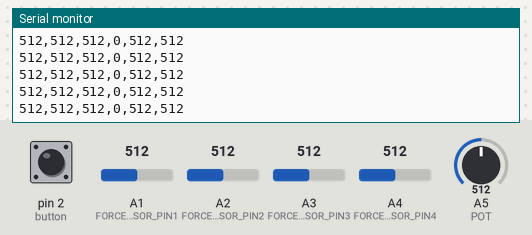
The sketch below on a simulated Arduino Uno, built with avr-gcc and run on an emulated ATmega328P. Shown: the last lines printed to the serial monitor. The inputs (shaded band) are chosen by the test bench; at power-on: A1 (FORCE_SENSOR_PIN1) = 512, A5 (POT) = 512, pin 2 (button) LOW, A2 (FORCE_SENSOR_PIN2) = 512, A3 (FORCE_SENSOR_PIN3) = 512, A4 (FORCE_SENSOR_PIN4) = 512.

Above: at 1.2 s.
1.3 s: A1 (FORCE_SENSOR_PIN1) set to 108
At 2.3 s:
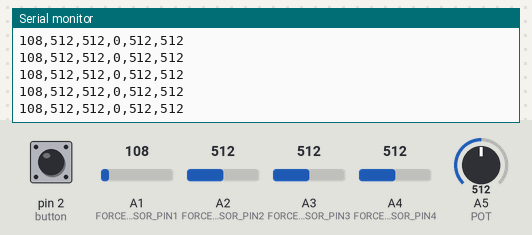
2.8 s: A1 (FORCE_SENSOR_PIN1) set to 92
At 3.7 s:
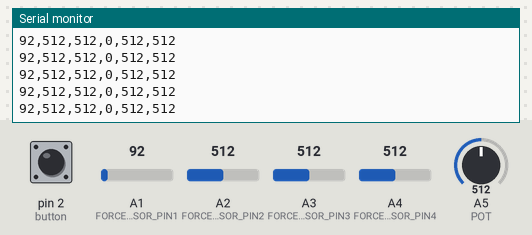
8.8 s: A5 (POT) set to 91
At 9.3 s:
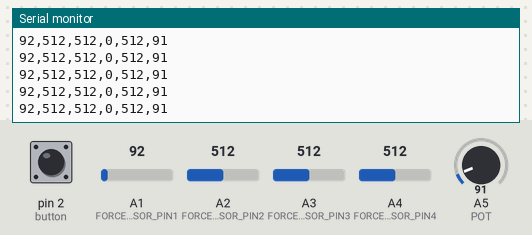
11.8 s: A5 (POT) set to 109
At 12.5 s:
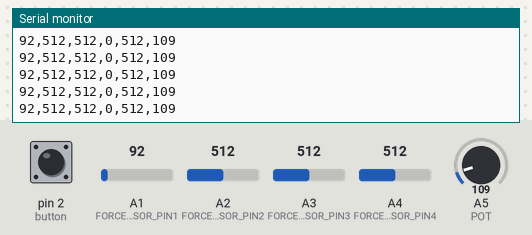
Timing chart, 0 to 14.8 s (numbered marks = the images above; inputs shaded):
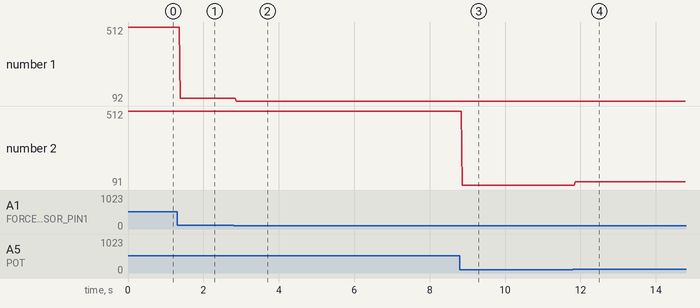

The sketch:

Salad.ino
```cpp
//Arduino code for force sensors salad:
const int FORCE_SENSOR_PIN1 = A1; // the FSR and 10K pulldown are connected to A0
const int FORCE_SENSOR_PIN2= A2;
const int FORCE_SENSOR_PIN3 = A3;
const int FORCE_SENSOR_PIN4 = A4;
const int POT = A5;

const int button = 2;


int buttonState = 0;

void setup() {
  Serial.begin(9600);
  pinMode(button, INPUT);
}

void loop() {
  int analogReading1 = analogRead(FORCE_SENSOR_PIN1);
//  Serial.print("Force sensor 1: ");
  Serial.print(analogReading1); // print the raw analog reading
  Serial.print(",");
//  delay(1000);

  int analogReading2 = analogRead(FORCE_SENSOR_PIN2);
//  Serial.print(" /  Force sensor 2: ");
  Serial.print(analogReading2); // print the raw analog reading
  Serial.print(",");
//  delay(1000);

    int analogReading3 = analogRead(FORCE_SENSOR_PIN3);
//  Serial.print(" /  Force sensor 3: ");
  Serial.print(analogReading3); // print the raw analog reading
  Serial.print(",");


    buttonState = digitalRead(button);
    Serial.print(buttonState);
    Serial.print(",");

     int analogReading4 = analogRead(FORCE_SENSOR_PIN4);
     Serial.print(analogReading4);

     Serial.print(",");


     int analogReading5 = analogRead(POT);
     Serial.println(analogReading5);

}
```

Measured:
- after the input at 1.3 s, the serial monitor: prints a new line after 0.09 s (image 1)
- after the input at 2.8 s, the serial monitor: prints a new line after 0.07 s (image 2)
- after the input at 8.8 s, the serial monitor: prints a new line after 0.07 s (image 3)
- after the input at 11.8 s, the serial monitor: prints a new line after 0.06 s (image 4)
- plotted number 1: 512 → 108 after the input at 1.3 s, 108 → 92 after the input at 2.8 s
- plotted number 2: 512 → 91 after the input at 8.8 s, 91 → 109 after the input at 11.8 s
